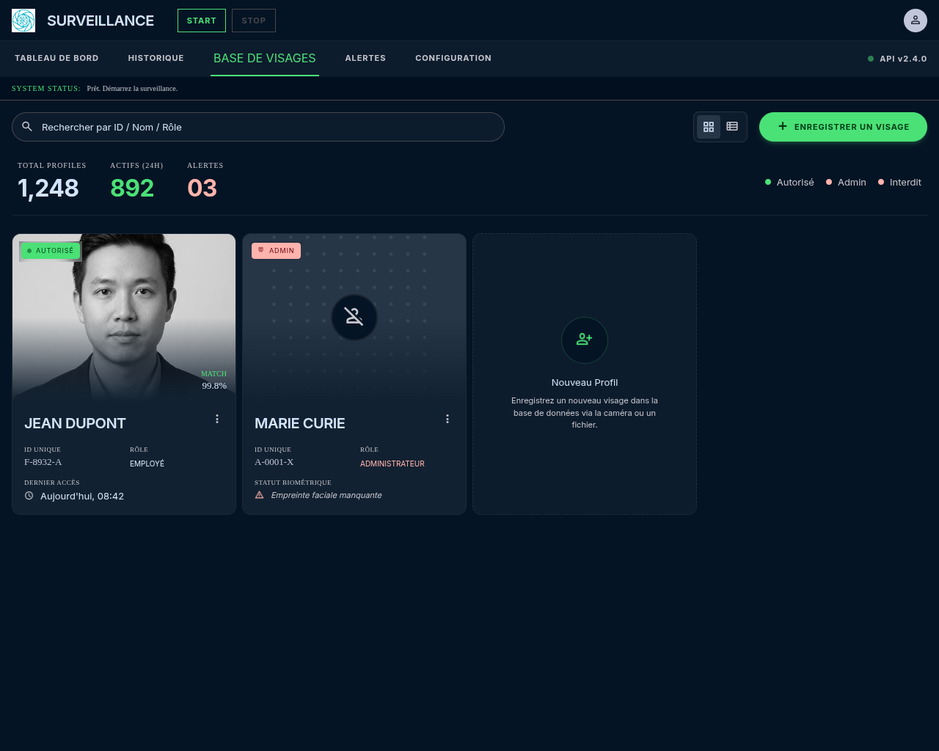
#> input picture stitch_sentinel_vision_ui/base_de_visages/screen.png, 939 x 751 px, shrunk from 1280 x 1024 before the run
$ python -i motion_detector.py   (imports and definitions only)
#> lines starting #> are read from the running program, lines starting #| are printed output that depends on the picture
#> further down, picture is the input picture: shape (751, 939, 3); mean B, G, R 47.7, 33.4, 18
"""
motion_detector.py
Détection de mouvement par différence de frames (fond adaptatif).

Principe :
  - Maintient un fond adaptatif via MOG2 (Gaussian Mixture)
  - Retourne True si le score de mouvement dépasse un seuil configurable
  - Fournit un masque de mouvement pour délimiter les zones actives

Utilisé par SurveillanceEngine pour n'activer la reconnaissance faciale
que lorsqu'un mouvement est détecté → économie CPU significative.
"""

from __future__ import annotations

import logging

import cv2
import numpy as np

logger = logging.getLogger(__name__)


class MotionDetector:
    """
    Détecteur de mouvement basé sur la soustraction de fond (MOG2).

    Args:
        sensitivity  : surface minimale d'un contour en pixels² (plus bas = plus sensible)
        min_area_ratio : fraction minimale de l'image couverte par le mouvement (0.0–1.0)
        roi          : zone d'intérêt (x, y, w, h) en pixels, ou None pour toute l'image
    """

    def __init__(
        self,
        sensitivity: int = 500,
        min_area_ratio: float = 0.002,
        roi: tuple[int, int, int, int] | None = None,
    ) -> None:
        self._sensitivity = sensitivity
        self._min_area_ratio = min_area_ratio
        self._roi = roi
        # MOG2 : fond adaptatif robuste aux changements lents (luminosité…)
        self._subtractor = cv2.createBackgroundSubtractorMOG2(
            history=300,
            varThreshold=50,
            detectShadows=False,
        )
        self._frame_count = 0

    # ── API publique ──────────────────────────────────────────────────────────

    def update(self, frame: np.ndarray) -> tuple[bool, float]:
        """
        Analyse une frame BGR et retourne (mouvement_détecté, score).

        score : fraction de l'image en mouvement (0.0 → 1.0)
        """
        region = self._apply_roi(frame)
        gray = cv2.GaussianBlur(cv2.cvtColor(region, cv2.COLOR_BGR2GRAY), (21, 21), 0)
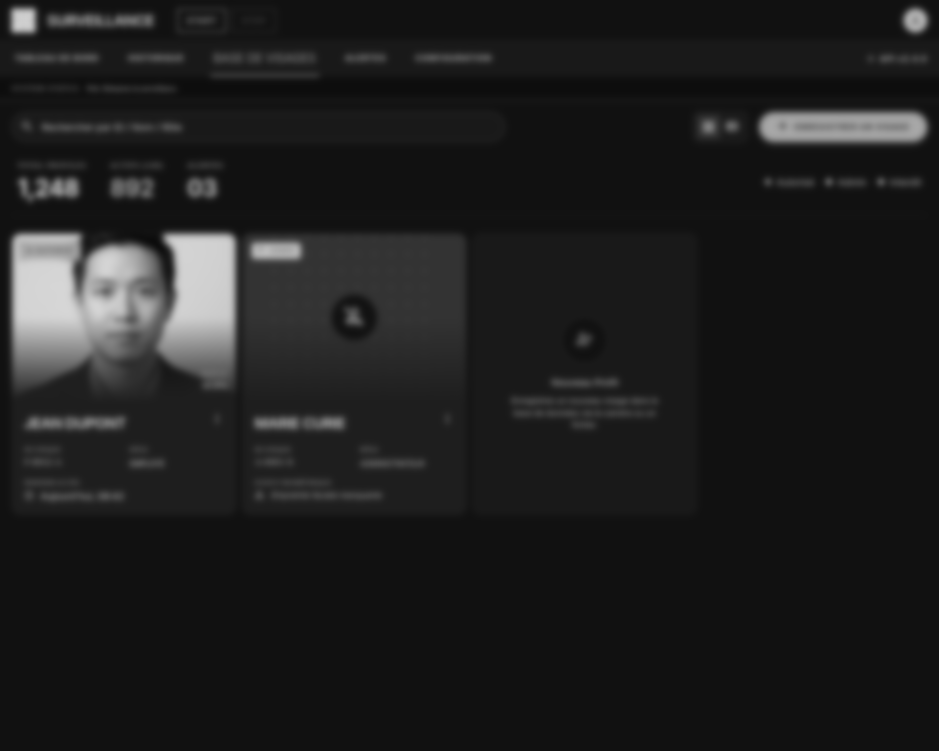
#> gray: shape (751, 939); min 12, max 214, mean 30.1
        mask = self._subtractor.apply(gray)
#> mask: shape (751, 939); every value is 255

        # Morphologie pour supprimer le bruit
        kernel = cv2.getStructuringElement(cv2.MORPH_ELLIPSE, (5, 5))
        mask = cv2.morphologyEx(mask, cv2.MORPH_OPEN, kernel)
        mask = cv2.dilate(mask, kernel, iterations=2)

        # Score = proportion de pixels en mouvement
        h, w = mask.shape
#> h = 751; w = 939
        total_px = h * w
#> total_px = 705189
        motion_px = int(np.count_nonzero(mask))
#> motion_px = 705189
        score = motion_px / total_px if total_px > 0 else 0.0
#> score = 1

        # Vérification par contours (filtre les faux-positifs ponctuels)
        contours, _ = cv2.findContours(mask, cv2.RETR_EXTERNAL, cv2.CHAIN_APPROX_SIMPLE)
#> contours = [[[0, 0], [0, 750], [938, 750], [938, 0]]]
        significant = any(cv2.contourArea(c) > self._sensitivity for c in contours)
#> significant = True

        detected = significant and score >= self._min_area_ratio
#> detected = True
        self._frame_count += 1
        return detected, round(score, 4)

    def get_motion_mask(self, frame: np.ndarray) -> np.ndarray:
        """Retourne le masque binaire de mouvement sur la frame complète."""
        region = self._apply_roi(frame)
        gray = cv2.GaussianBlur(cv2.cvtColor(region, cv2.COLOR_BGR2GRAY), (21, 21), 0)
        return self._subtractor.apply(gray)

    def set_roi(self, roi: tuple[int, int, int, int] | None) -> None:
        """Met à jour la zone d'intérêt (x, y, w, h)."""
        self._roi = roi
        # Réinitialiser le fond lors du changement de ROI
        self._subtractor = cv2.createBackgroundSubtractorMOG2(
            history=300, varThreshold=50, detectShadows=False
        )

    def reset(self) -> None:
        """Réinitialise le modèle de fond (ex. après un changement de scène)."""
        self._subtractor = cv2.createBackgroundSubtractorMOG2(
            history=300, varThreshold=50, detectShadows=False
        )
        self._frame_count = 0

    # ── Utilitaire ROI ────────────────────────────────────────────────────────

    def _apply_roi(self, frame: np.ndarray) -> np.ndarray:
        if self._roi is None:
            return frame
        x, y, w, h = self._roi
        fh, fw = frame.shape[:2]
        x1, y1 = max(0, x), max(0, y)
        x2, y2 = min(fw, x + w), min(fh, y + h)
        if x2 <= x1 or y2 <= y1:
            return frame
        return frame[y1:y2, x1:x2]

>>> import cv2
>>> picture = cv2.imread('../../../stitch_sentinel_vision_ui/base_de_visages/screen.png')
>>> result = MotionDetector().update(picture)
#> result = (True, 1)
